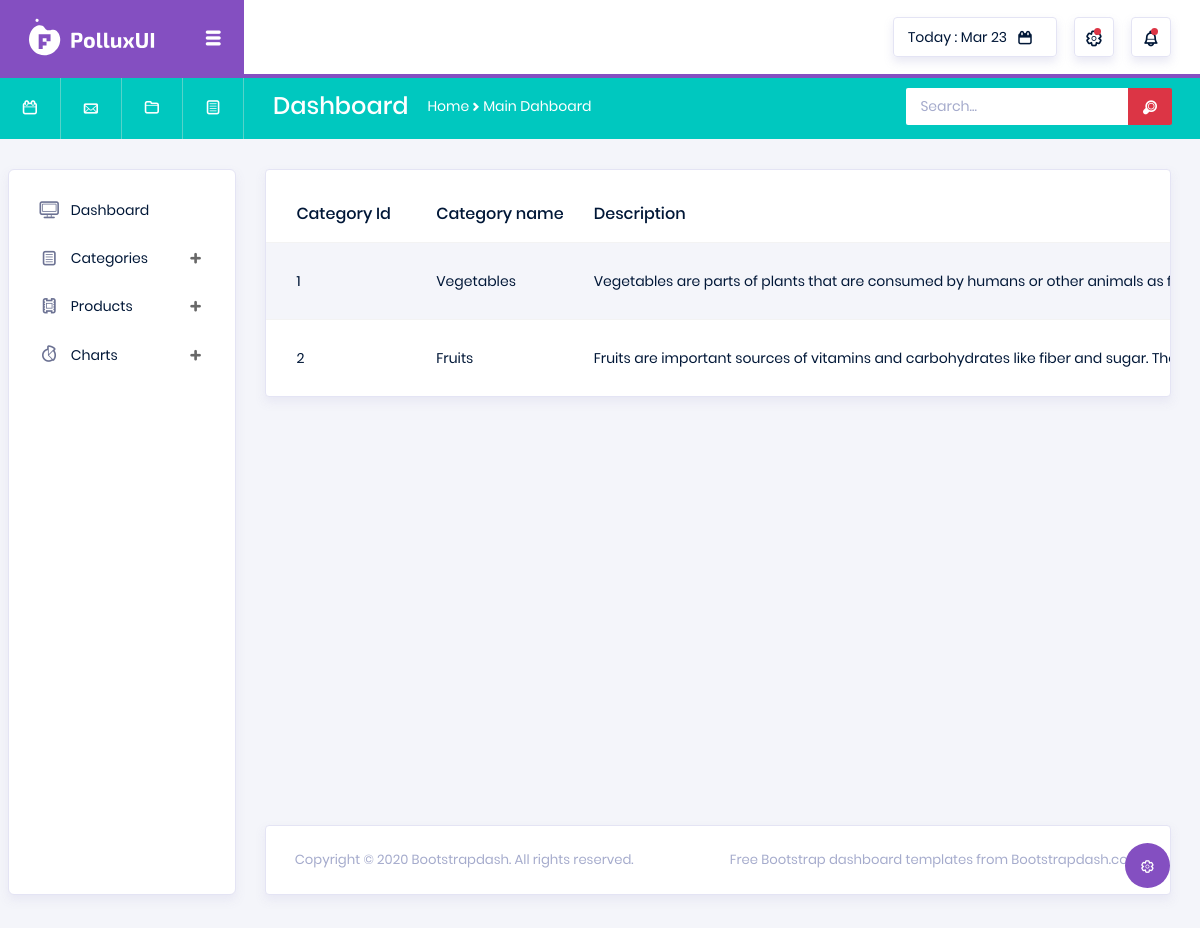
Screenshot of /Backend/our_categories/ with the database file from the repository.
### Backend/models.py (models this page shows)
class CategoryDB(models.Model):
    CategoryName = models.CharField(max_length=100, null=True, blank=True)
    Description = models.CharField(max_length=100, null=True, blank=True)
    CategoryImage = models.ImageField(upload_to="Category Images", null=True, blank=True)

### Backend/views.py (the view)
# urls.py: path('our_categories/', views.category_display, name="our_categories"),
def category_display(req):
    data = CategoryDB.objects.all()
    return render(req, "Category_Display.html", {'data':data})

### Backend/templates/Category_Display.html (shortened to what this page needs)
<!DOCTYPE html>
{% extends 'index.html' %}
{% block content %}
<html lang="en">
<head>
</head>
<body>
<div class="row">
            <div class="col-md-12">
              <div class="card">
                <div class="table-responsive pt-3">
                  <table class="table table-striped project-orders-table">
                    <thead>
                      <tr>
                        <th class="ml-5">Category Id</th>
                        <th>Category name</th>
                        <th>Description</th>
                      </tr>
                    </thead>
                    <tbody>
                    {% for d in data %}
                      <tr>
                        <td>{{d.id}}</td>
                        <td>{{d.CategoryName}}</td>
                        <td>{{d.Description}}</td>
                      </tr>
                    {% endfor %}
                    </tbody>
                  </table>
                </div>
              </div>
            </div>
          </div>
</body>
</html>
{% endblock %}

### rows the page displays
CategoryDB: id "1", CategoryName "Vegetables", Description "Vegetables are parts of plants that are consumed by humans or other animals as…"
CategoryDB: id "2", CategoryName "Fruits", Description "Fruits are important sources of vitamins and carbohydrates like fiber and sugar.…"
